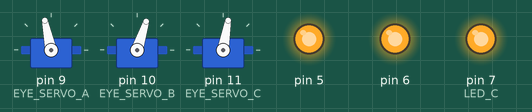
This sketch was run on a simulated Arduino Uno, built with avr-gcc and run on an emulated ATmega328P. Parts: 3 × servo, output pins drawn as LEDs (lit = HIGH). Random numbers use the default seed unless the sketch sets one.

Above: at 0.15 s.
At 0.78 s:
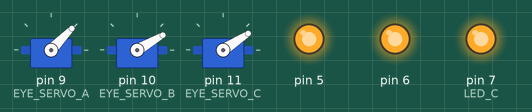
At 1.69 s:
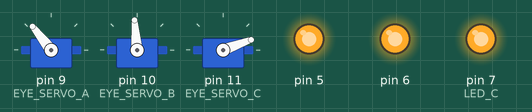
At 2.3 s:
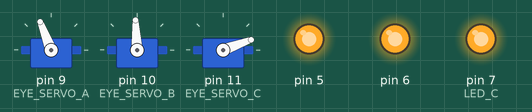
At 2.92 s:
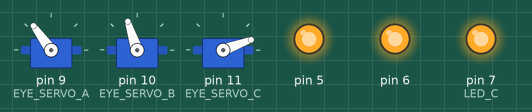
At 3.52 s:
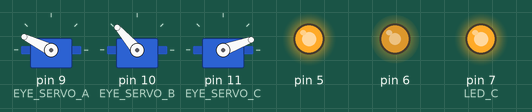
Timing chart, 0 to 3.4 s (numbered marks = the images above):
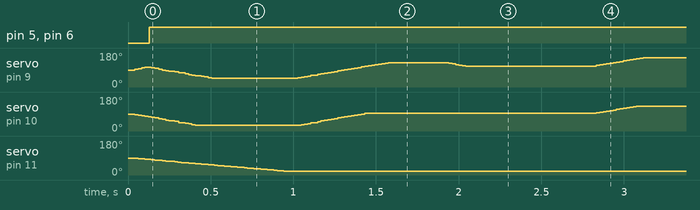

The sketch:

t800-eyes.ino
```cpp
// (licence header left out)
#include <Servo.h>        // Tools -> Manage Libraries...
#include <ServoEasing.h>  // ServoEasing v2.3.4
#include <AsyncTimer.h>   // AsyncTimer v2.2.0
#include <jled.h>         // JLed v4.8.0


//
// Eye LED settings...
//
#define LED_A 5
#define LED_B 6
#define LED_C 7

#define FADE_ON 125
#define FADE_ON_WAIT 500

#define FLICKER_TIME 2500

#define EYES_ON_WAIT 500

#define FADE_OFF 1500
#define FADE_OFF_WAIT 2500


//
// Eye Servo settings...
//
#define EYE_SERVO_A 9
#define EYE_SERVO_B 10
#define EYE_SERVO_C 11

#define EYE_SPEED 150

#define EYE_MIN 20
#define EYE_MAX 160
#define EYE_CENTER 90

#define EYE_INTERVAL 900


//
// Random eye movement...
//
AsyncTimer t;
ServoEasing eyeServoA;
ServoEasing eyeServoB;
ServoEasing eyeServoC;
unsigned short eyeTimer;
unsigned short scanTimer;
bool eyeMoveA = true;
bool eyeMoveB = true;
bool eyeMoveC = true;


//
// Eye flickering & fading movement.
//
JLed ledsA[] = {
    JLed(LED_A).FadeOn(FADE_ON).DelayAfter(FADE_ON_WAIT * 2),
    JLed(LED_A).Candle(6, 100, FLICKER_TIME * 2),
    JLed(LED_A).On().DelayAfter(EYES_ON_WAIT * 2),
//    JLed(LED_A).FadeOff(FADE_OFF).DelayAfter(FADE_OFF_WAIT * 2)
};
auto seqA = JLedSequence(JLedSequence::eMode::SEQUENCE, ledsA);
auto ledA = JLed(LED_A).FadeOff(FADE_OFF).DelayAfter(FADE_OFF_WAIT * 2);

JLed ledsB[] = {
    JLed(LED_B).FadeOn(FADE_ON).DelayAfter(FADE_ON_WAIT * 2),
    JLed(LED_B).Candle(6, 100, FLICKER_TIME * 2),
    JLed(LED_B).On().DelayAfter(EYES_ON_WAIT * 2),
//    JLed(LED_B).FadeOff(FADE_OFF).DelayAfter(FADE_OFF_WAIT * 2)
};
auto seqB = JLedSequence(JLedSequence::eMode::SEQUENCE, ledsB);
auto ledB = JLed(LED_B).FadeOff(FADE_OFF).DelayAfter(FADE_OFF_WAIT * 2);


//
// Generate variation for range -> range * 2
//
int vary(int range, int v = 11) {
  return range + random(v) * range / v;
}


//
// Change JLed timings so each flicker is independent.
//
void retime(JLed (&leds)[3], JLed &led) {
  leds[0].FadeOn(FADE_ON).DelayAfter(vary(FADE_ON_WAIT));
  leds[1].Candle(6,100,vary(FLICKER_TIME));
  leds[2].On().DelayAfter(vary(EYES_ON_WAIT));
  led.FadeOff(FADE_OFF).DelayAfter(vary(FADE_OFF_WAIT));
}


//
// Random eye movement.
//
void moveEyes() {
  if(eyeMoveA) {
    eyeServoA.startEaseTo(random(EYE_MIN, EYE_MAX+1));
  }

  if(eyeMoveB) {
    eyeServoB.startEaseTo(random(EYE_MIN, EYE_MAX+1));
  }
}


//
// Scan eyes back and forth.
//
void scanEyes() {
  eyeServoC.startEaseTo(eyeMoveC?EYE_MIN:EYE_MAX);
  eyeMoveC = !eyeMoveC;
}


//
// Standard setup function.
//
void setup() {
  Serial.begin(9600); // For debugging.
  randomSeed(analogRead(0)); // Init random number generator.

  eyeServoA.attach(EYE_SERVO_A); // Init eyes.
  eyeServoA.write(EYE_CENTER);
  eyeServoA.setSpeed(EYE_SPEED);

  eyeServoB.attach(EYE_SERVO_B);
  eyeServoB.write(EYE_CENTER);
  eyeServoB.setSpeed(EYE_SPEED);

  eyeServoC.attach(EYE_SERVO_C);
  eyeServoC.write(EYE_CENTER);
  eyeServoC.setSpeed(EYE_SPEED / 2); // Run slower is scanning mode.

  pinMode(LED_C, OUTPUT); // Make Led C constantly on (for scanning mode).
  digitalWrite(LED_C, HIGH);

  t.setup();
  eyeTimer = t.setInterval(moveEyes, EYE_INTERVAL);
  scanTimer= t.setInterval(scanEyes, EYE_INTERVAL * 5);
}


//
// Standard loop.
//
void loop() {
  t.handle();

  if(!seqA.Update()) {
    eyeMoveA = false; // Stop random eye movement when sequence ends and then we fade off.
    if(!ledA.Update()) {
      retime(ledsA, ledA);
      seqA.Reset();
      ledA.Reset();
      eyeMoveA = true; // Restart eye movement for next eye flickering sequence.
    }
  }

  if(!seqB.Update()) {
    eyeMoveB = false; // Stop random eye movement when sequence ends and then we fade off.
    if(!ledB.Update()) {
      retime(ledsB, ledB);
      seqB.Reset();
      ledB.Reset();
      eyeMoveB = true; // Restart eye movement for next eye flickering sequence.
    }
  }
}
```

Measured:
- by itself, pin 5: LOW → HIGH at 0.13 s
- by itself, pin 6: 0/255 → 255/255 at 0.13 s
- by itself, servo on pin 11 (EYE_SERVO_C): moves from 90° to 20° over 0.90 s
